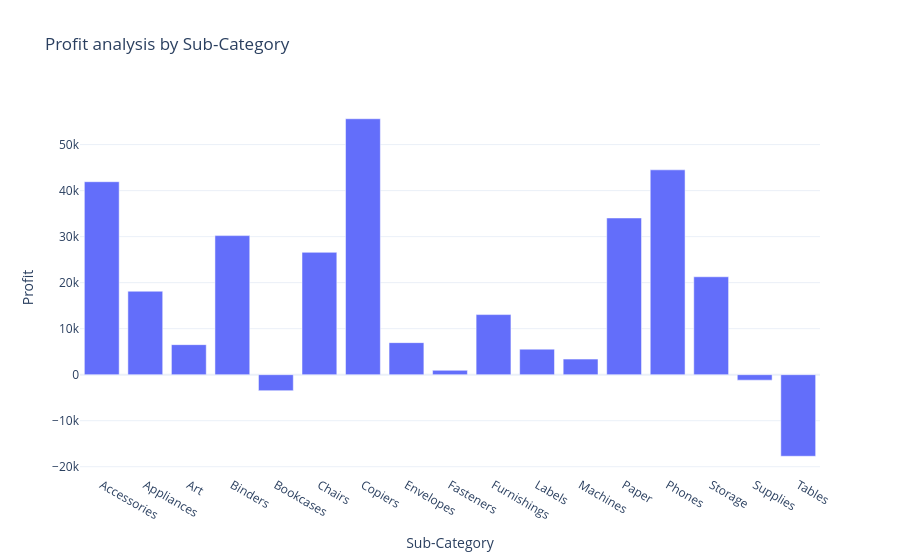

Source (notebook cell):
### Markdown cell above
# Q.6 Profit Analysis  By Sub-Category

### Code cell
profit_by_subcategory = data.groupby('Sub-Category')['Profit'].sum().reset_index()
fig = px.bar(profit_by_Subcategory , x = 'Sub-Category', y = 'Profit',title='Profit analysis by Sub-Category' )
fig.show()

### Figure 1 — Plotly figure (JSON) as saved in the notebook; plotly's stock layout.template omitted (floating-point values rounded to 4 significant figures)
{"data": [{"hovertemplate": "Sub-Category=%{x}<br>Profit=%{y}<extra></extra>", "legendgroup": "", "marker": {"color": "#636efa", "pattern": {"shape": ""}}, "name": "", "orientation": "v", "showlegend": false, "textposition": "auto", "type": "bar", "x": ["Accessories", "Appliances", "Art", "Binders", "Bookcases", "Chairs", "Copiers", "Envelopes", "Fasteners", "Furnishings", "Labels", "Machines", "Paper", "Phones", "Storage", "Supplies", "Tables"], "xaxis": "x", "y": [41940.0, 18140.0, 6528.0, 30220.0, -3473.0, 26590.0, 55620.0, 6964.0, 949.5, 13060.0, 5546.0, 3385.0, 34050.0, 44520.0, 21280.0, -1189.0, -17730.0], "yaxis": "y"}], "layout": {"barmode": "relative", "legend": {"tracegroupgap": 0}, "title": {"text": "Profit analysis by Sub-Category"}, "xaxis": {"anchor": "y", "domain": [0, 1], "title": {"text": "Sub-Category"}}, "yaxis": {"anchor": "x", "domain": [0, 1], "title": {"text": "Profit"}}}}
